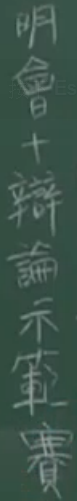
%> input picture core/image/text/1.png, 77 x 501 px; its folder holds 3 pictures in this run
$ octave main.m   (GNU Octave 9; MATLAB toolbox functions it lacks are replaced by stand-ins)
%> lines starting %> are read from the running program, lines starting %| are printed output that depends on the picture
### matlab/gridSearch.m
function model = gridSearch(labels, features)
c = -5:5;
g = -5:5;
r = 0;
maxAcc = -inf;
y = randsample(size(features,1),round(size(features,1)*0.7));
trainFeatures = features(y,:);
trainLabels = labels(y);
testFeatures = features(setdiff(1:size(features,1),y),:);
testLabels = labels(setdiff(1:size(features,1),y));
for i = 1:numel(c)
    for j = 1:numel(g)
        for k = 1:numel(r)
            options = ['-t 1 -q -v 5 -c ' num2str(10^c(i)) ' -g ' num2str(10^g(j)) ' -r ' num2str(r(k))];
            tic
            acc = svmtrain(trainLabels,trainFeatures,options);
            toc
            if acc > maxAcc
                maxAcc = acc;
                ind = [i,j,k];
            end
        end
    end
end
options = ['-t 1 -q -c ' num2str(10^c(ind(1))) ' -g ' num2str(10^g(ind(2))) ' -r ' num2str(r(ind(3)))];
model = svmtrain(trainLabels,trainFeatures,options);
[predictedLabels, acc, decisionValue] = svmpredict(testLabels,testFeatures,model,'-q');

### matlab/main.m
cd ../data/text
files = ls('./');
textimgs = {};
for i = 3:size(files,1)
    img = imread(files(i,:));
%> img is the input picture: size 501x77x3 uint8; mean R, G, B 60.9, 85, 75
    x = randsample(9:size(img,1)-8,10);
    y = randsample(9:size(img,2)-8,10);
%> y = [64 40 27 55 48 28 65 69 59 9]
    for j = 1:numel(x)
        textimgs{end+1} = img(x(j)-8:x(j)+8,y(j)-8:y(j)+8);
    end
%> after the loop, textimgs = 10 items
end
cd ../nontext
files = ls('./');
nontextimgs = {};
for i =3:size(files,1)
    img = imread(files(i,:));
    img = imresize(img,240/size(img,1));
%> img: size 240x37x3 uint8
    x = randsample(9:size(img,1)-8,10);
%> x = [191 130 224 145 142 111 144 99 141 80]
    y = randsample(9:size(img,2)-8,10);
    for j = 1:numel(x)
        nontextimgs{end+1} = img(x(j)-8:x(j)+8,y(j)-8:y(j)+8);
    end
%> after the loop, nontextimgs = 10 items
end
cd ../../matlab
addpath ../libsvm-3.20/matlab
features = zeros(numel(textimgs)+numel(nontextimgs),17*17);
%> features: size 60x289 double; every value is 0
labels = zeros(size(features,1),1);
for i = 1:numel(labels)
    if i <= numel(textimgs)
        img = textimgs{i};
        if size(img,3) == 3
            img = rgb2gray(img);
        end
        features(i,:) = reshape(img,1,numel(img));
        labels(i) = 1;
    else
        img = nontextimgs{i-numel(textimgs)};
        if size(img,3) == 3
            img = rgb2gray(img);
        end
        features(i,:) = reshape(img,1,numel(img));
        labels(i) = -1;
    end
end
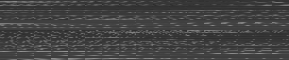
%> features: size 60x289 double; min 42, max 151, mean 67.3
%> after the loop, labels = 60 values, max 1 at index 1, min -1 at index 31, mean 0
features = features/256;
model = gridSearch(labels,features);
%> in gridSearch, `trainFeatures = features(y,:);`:
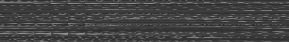
%> trainFeatures: size 42x289 double; min 0.164, max 0.59, mean 0.267
%> in gridSearch, `trainLabels = labels(y);`: trainLabels = 42 values, max 1 at index 2, min -1 at index 1, mean -0.0476
%> in gridSearch, `testLabels = labels(setdiff(1:size(features,1),y));`: testLabels = 18 values, max 1 at index 1, min -1 at index 11, mean 0.111
%> after the loop in gridSearch, `for i = 1:numel(c)`: ind = [1 8 1]; maxAcc = 66.67
%> in gridSearch, `options = ['-t 1 -q -c ' num2str(10^c(ind(1))) ' -g ' num2str(10^g(ind..`: options = '-t 1 -q -c 1e-05 -g 100 -r 0'
%> in gridSearch, `model = svmtrain(trainLabels,trainFeatures,options);`: model = {Parameters [0 1 3 100 0], nr_class 2, totalSV 20, rho -6.1, Label [1 -1], nSV [10 10]}
%> in gridSearch, `[predictedLabels, acc, decisionValue] = svmpredict(testLabels,testFeat..`: predictedLabels = 18 values, max 1 at index 2, min -1 at index 1, mean -0.111; acc = [55.56; 1.78; 0.0156]; decisionValue = 18 values, max 13.04 at index 8, min -37.93 at index 14, mean -3.15
%> (the run ends here)
